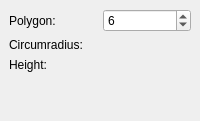
        <widget class="QWidget" name="page_prism">
         <layout class="QGridLayout">
          <property name="margin">
           <number>9</number>
          </property>
          <property name="spacing">
           <number>6</number>
          </property>
          <item row="0" column="0">
           <layout class="QGridLayout">
            <property name="margin">
             <number>0</number>
            </property>
            <property name="spacing">
             <number>6</number>
            </property>
            <item row="1" column="2">
             <widget class="Gui::QuantitySpinBox" name="prismCircumradius">
              <property name="unit" stdset="0">
               <string notr="true">mm</string>
              </property>
              <property name="value">
               <double>2.000000000000000</double>
              </property>
             </widget>
            </item>
            <item row="0" column="0">
             <widget class="QLabel" name="labelPrismPolygon">
              <property name="text">
               <string>Polygon:</string>
              </property>
             </widget>
            </item>
            <item row="0" column="2">
             <widget class="QSpinBox" name="prismPolygon">
              <property name="minimum">
               <number>3</number>
              </property>
              <property name="maximum">
               <number>1000</number>
              </property>
              <property name="value">
               <number>6</number>
              </property>
             </widget>
            </item>
            <item row="1" column="0">
             <widget class="QLabel" name="labelPrismCircumradius">
              <property name="text">
               <string>Circumradius:</string>
              </property>
             </widget>
            </item>
            <item row="2" column="0">
             <widget class="QLabel" name="labelPrismHeight">
              <property name="text">
               <string>Height:</string>
              </property>
             </widget>
            </item>
            <item row="2" column="2">
             <widget class="Gui::QuantitySpinBox" name="prismHeight">
              <property name="unit" stdset="0">
               <string notr="true">mm</string>
              </property>
              <property name="value">
               <double>10.000000000000000</double>
              </property>
             </widget>
            </item>
           </layout>
          </item>
          <item row="1" column="0">
           <spacer>
            <property name="orientation">
             <enum>Qt::Vertical</enum>
            </property>
            <property name="sizeHint" stdset="0">
             <size>
              <width>20</width>
              <height>40</height>
             </size>
            </property>
           </spacer>
          </item>
         </layout>
        </widget>
